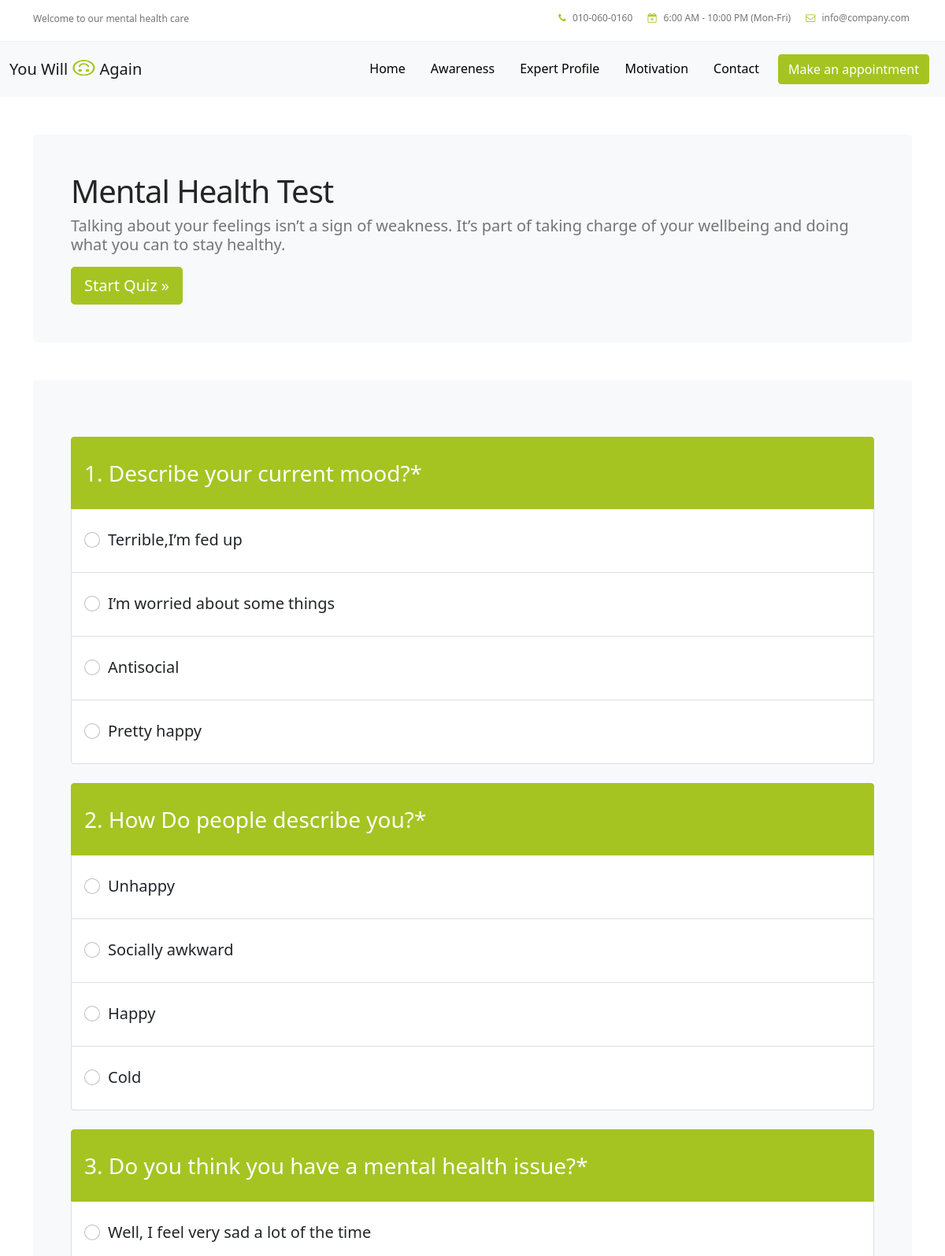
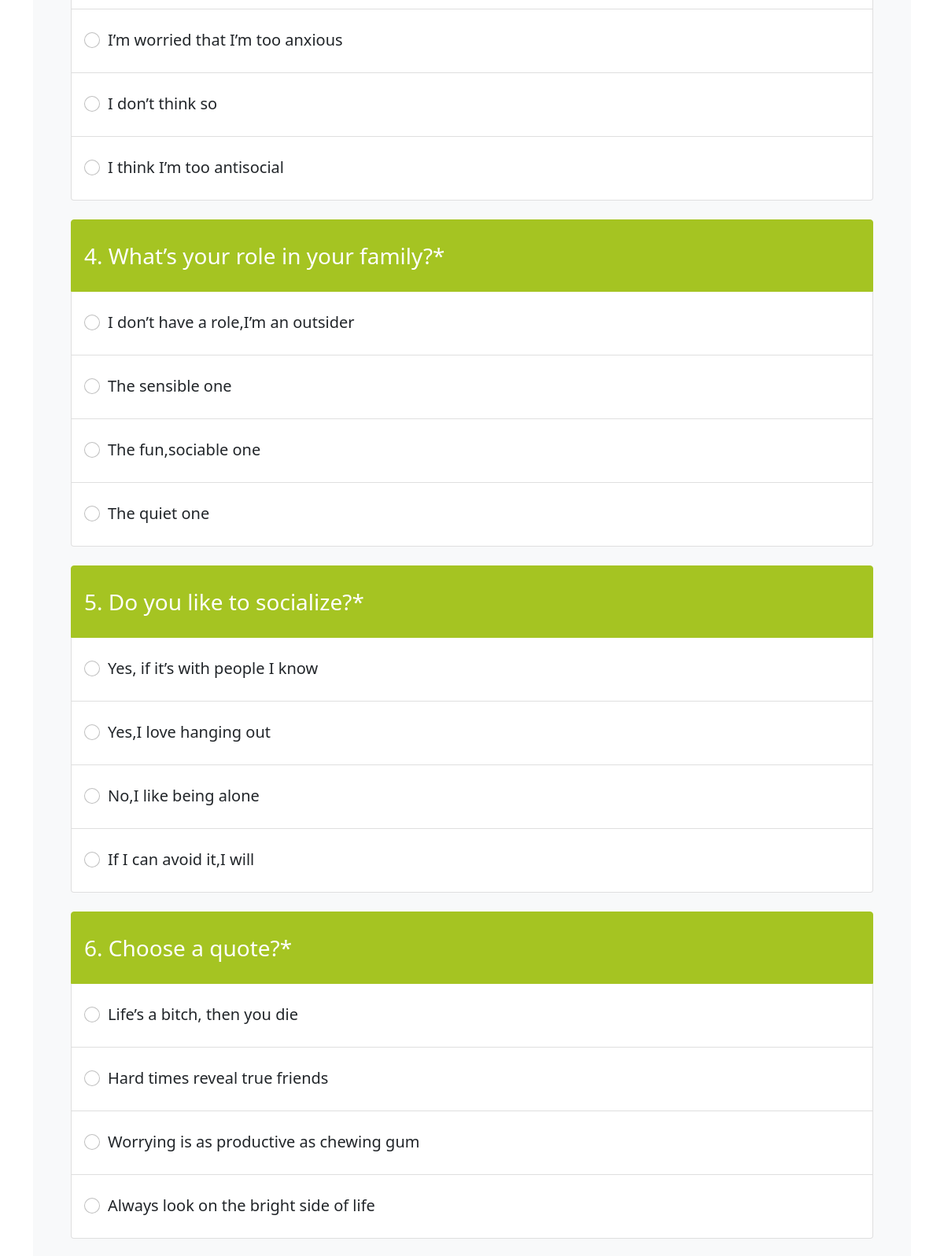
Screenshot of /quize.php (upper part) with the database file from the repository (2 pictures, top to bottom).
### tables this page shows
CREATE TABLE `questions_table` (
  `que_id` int(2) NOT NULL,
  `que` varchar(44) DEFAULT NULL
);

CREATE TABLE `answer_table` (
  `ans_id` int(2) NOT NULL,
  `ans` varchar(40) DEFAULT NULL,
  `ans_points` int(1) DEFAULT NULL,
  `que_id` int(2) DEFAULT NULL
);

### quize.php (the view, shortened to what this page needs)
<?php
$host = "localhost";
$user = "root";
$pass = '';
$database = 'healthissue';
$conn = mysqli_connect($host, $user, $pass, $database);
if (!$conn) {
    echo "error";
}
else {
    $sql = "SELECT * FROM questions_table";
    $result = mysqli_query($conn, $sql);
    $count = mysqli_num_rows($result);
?>
<!doctype html>
<html lang="en">
<head>
    <link rel="stylesheet" href="css/style.css">
    <link rel="stylesheet" href="css/magnific-popup.css">
    <link rel="stylesheet" href="css/font-awesome.min.css">
    <link rel="stylesheet" href="css/animate.css">
    <link rel="stylesheet" href="css/bootstrap.min.css1.css">
    <link rel="stylesheet" href="css/owl.carousel.css">
</head>
<body>
    <?php include 'qheader.php'?>
    <main class="container my-5">
        <div class="bg-light p-5 rounded">
            <h1>Mental Health Test </h1>
            <p class="lead">Talking about your feelings isn’t a sign of weakness. It’s part of taking charge of your wellbeing and doing what you can to stay healthy.</p>
            <a class="btn btn-lg btn-primary" href="#main" role="button" style="
        background-color: #a5c422;
        border-color: #a5c422;
    ">Start Quiz &raquo;</a>
        </div>
    </main>
    <div class="container" id='main'>
        <div class="bg-light p-5 rounded my-1">
            <form action="answer_validate.php" method="post">
                <?php
                if ($count > 0) {
                    while ($rows = mysqli_fetch_assoc($result)) {
                ?>
                <div class="my-4 ">
                    <ul class="list-group ">
                        <li class="list-group-item active fs-3 ">
                            <?php echo   $rows['que_id'] .". ". $rows['que']; ?>*
                        </li>
                        <?php
                            $ans_sql = "SELECT * FROM answer_table WHERE que_id=". $rows['que_id'];
                            $ans_result=mysqli_query($conn, $ans_sql);
                    while ($rows1 = mysqli_fetch_assoc($ans_result)) {
                    ?>
                        <li class="list-group-item ">
                            <div class="form-check fs-5">
                                <label class="form-check-label">
                                    <input class="form-check-input" type="radio" name="<?php echo  $rows['que_id']; ?>"
                                        value="<?php echo  $rows1['ans_points']; ?>" required>
                                    <?php echo $rows1['ans'];?>
                                </label>
                            </div>
                        </li>
                        <?php
                    }
                            ?>
                    </ul>
                </div>
                <?php
                }
                }
            }
            ?>
            </form>
        </div>
</body>
</html>

### qheader.php (shortened to what this page needs)
<!doctype html>
    <html lang="en">
    <head>
        <link rel="stylesheet" href="healthquiz/css/style.css">
        <link rel="stylesheet" href="healthquiz/css/magnific-popup.css">
        <link rel="stylesheet" href="healthquiz/css/font-awesome.min.css">
        <link rel="stylesheet" href="healthquiz/css/animate.css">
        <link rel="stylesheet" href="healthquiz/css/bootstrap.min.css1.css">
        <link rel="stylesheet" href="healthquiz/css/owl.carousel.css">
    </head>
    <body id="top" data-spy="scroll" data-target=".navbar-collapse" data-offset="50">
		<header>
			 <div class="container">
				  <div class="row">
					   <div class="col-md-4 col-sm-5">
							<p>Welcome to our mental health care</p>
					   </div>
					   <div class="col-md-8 col-sm-7 text-align-right">
							<span class="phone-icon"><i class="fa fa-phone"></i> 010-060-0160</span>
							<span class="date-icon"><i class="fa fa-calendar-plus-o"></i> 6:00 AM - 10:00 PM (Mon-Fri)</span>
							<span class="email-icon"><i class="fa fa-envelope-o"></i> <a href="#">info@company.com</a></span>
					   </div>
				  </div>
			 </div>
		</header>
<nav class="navbar navbar-expand-lg navbar-light bg-light">
            <div class="container-fluid">
                <a href="index.php" class="navbar-brand">You Will <img src="icon.png" alt="" width="30" height="24" class="d-inline-block align-text-top"> Again</a>
                <div class="collapse navbar-collapse justify-content-end" id="navbarSupportedContent">
                    <ul class="nav navbar-nav navbar-right">
                        <li><a href="index.php" class="smoothScroll ">Home</a></li>
                        <li class="dropdown nav-item">
                            <a href="index.php#about" class="dropbtn">Awareness</a>
                        </li>
                        <li class="dropdown nav-item">
                            <a href="index.php#team" class="dropbtn">Expert Profile</a>
                        </li>
                        <li class="nav-item"><a href="index.php#news" class="smoothScroll">Motivation</a></li>
                        <li class="nav-item"><a href="index.php#appointment1" class="smoothScroll">Contact</a></li>
                        <li class="appointment-btn nav-item">
                            <a class="btn btn-primary" href="index.php#appointment" role="button" style="background-color: #a5c422; border-color: #a5c422; margin: 0.5rem;">Make an appointment</a>
                        </li>
                    </ul>
                </div>
            </div>
        </nav>
</body>
</html>

### style.css (style rules this page uses)
body { background: #ffffff; font-family: 'Poppins', sans-serif; overflow-x: hidden; }
h1, h2, h3, h4, h5, h6 { font-weight: 600; line-height: inherit; }
li a, .dropbtn { display: inline-block; color: rgb(0, 0, 0); text-align: center; padding: 14px 16px; text-decoration: none; }
li.dropdown { display: inline-block; }
h1, h2, h3, h4 { letter-spacing: -1px; }
h1 { color: #252525; font-size: 5em; }
p { color: #757575; font-size: 14px; font-weight: normal; line-height: 24px; }
html { -webkit-font-smoothing: antialiased; }
a { color: #252525; -webkit-transition: 0.5s; transition: 0.5s; text-decoration: none !important; }
.text-align-right { text-align: right; }
header { background: #ffffff; border-bottom: 1px solid #f2f2f2; display: flex; height: 45px; }
header .col-md-8 { padding-right: 0; }
header p, header span { font-size: 12px; line-height: 24px; padding-top: 12px; }
header a, header span { color: #747474; }
header span { font-weight: 500; display: inline-block; padding: 11px 15px; }
header span.date-icon { border-left: 1px solid #f2f2f2; border-right: 1px solid #f2f2f2; padding-right: 19px; padding-left: 19px; }
header span i { color: #a5c422; margin-right: 5px; }
@media only screen and (max-width: 1200px) { h1 { font-size: 4em; } }
@media only screen and (max-width: 1200px) { header { height: inherit; } }
@media only screen and (max-width: 1200px) { header span.date-icon { border: 0; padding-right: 0; padding-left: 0; } }
@media only screen and (max-width: 1200px) { header span.email-icon { padding-top: 0; } }

### rows the page displays
questions_table: que_id "1", que "Describe your current mood?"
answer_table: ans "Terrible,I’m fed up"
answer_table: ans "I’m worried about some things"
answer_table: ans "Antisocial"
answer_table: ans "Pretty happy"
questions_table: que_id "2", que "How Do people describe you?"
answer_table: ans "Unhappy"
answer_table: ans "Socially awkward"
answer_table: ans "Happy"
answer_table: ans "Cold"
questions_table: que_id "3", que "Do you think you have a mental health issue?"
answer_table: ans "Well, I feel very sad a lot of the time"
answer_table: ans "I’m worried that I’m too anxious"
answer_table: ans "I don’t think so"
answer_table: ans "I think I’m too antisocial"
questions_table: que_id "4", que "What’s your role in your family?"
answer_table: ans "I don’t have a role,I’m an outsider"
answer_table: ans "The sensible one"
answer_table: ans "The fun,sociable one"
answer_table: ans "The quiet one"
questions_table: que_id "5", que "Do you like to socialize?"
answer_table: ans "Yes, if it’s with people I know"
answer_table: ans "Yes,I love hanging out"
answer_table: ans "No,I like being alone"
answer_table: ans "If I can avoid it,I will"
questions_table: que_id "6", que "Choose a quote?"
answer_table: ans "Life’s a bitch, then you die"
answer_table: ans "Hard times reveal true friends"
answer_table: ans "Worrying is as productive as chewing gum"
answer_table: ans "Always look on the bright side of life"
